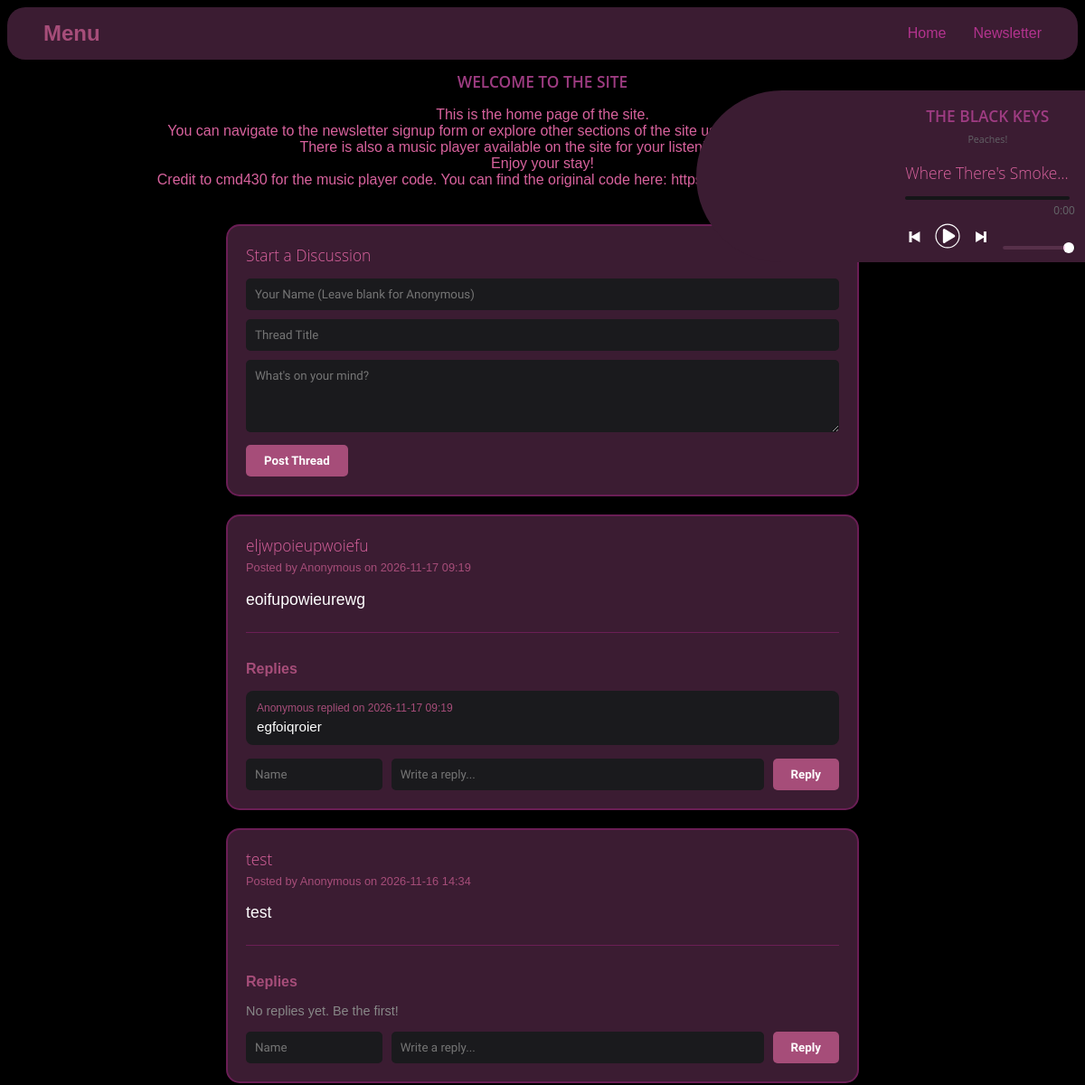
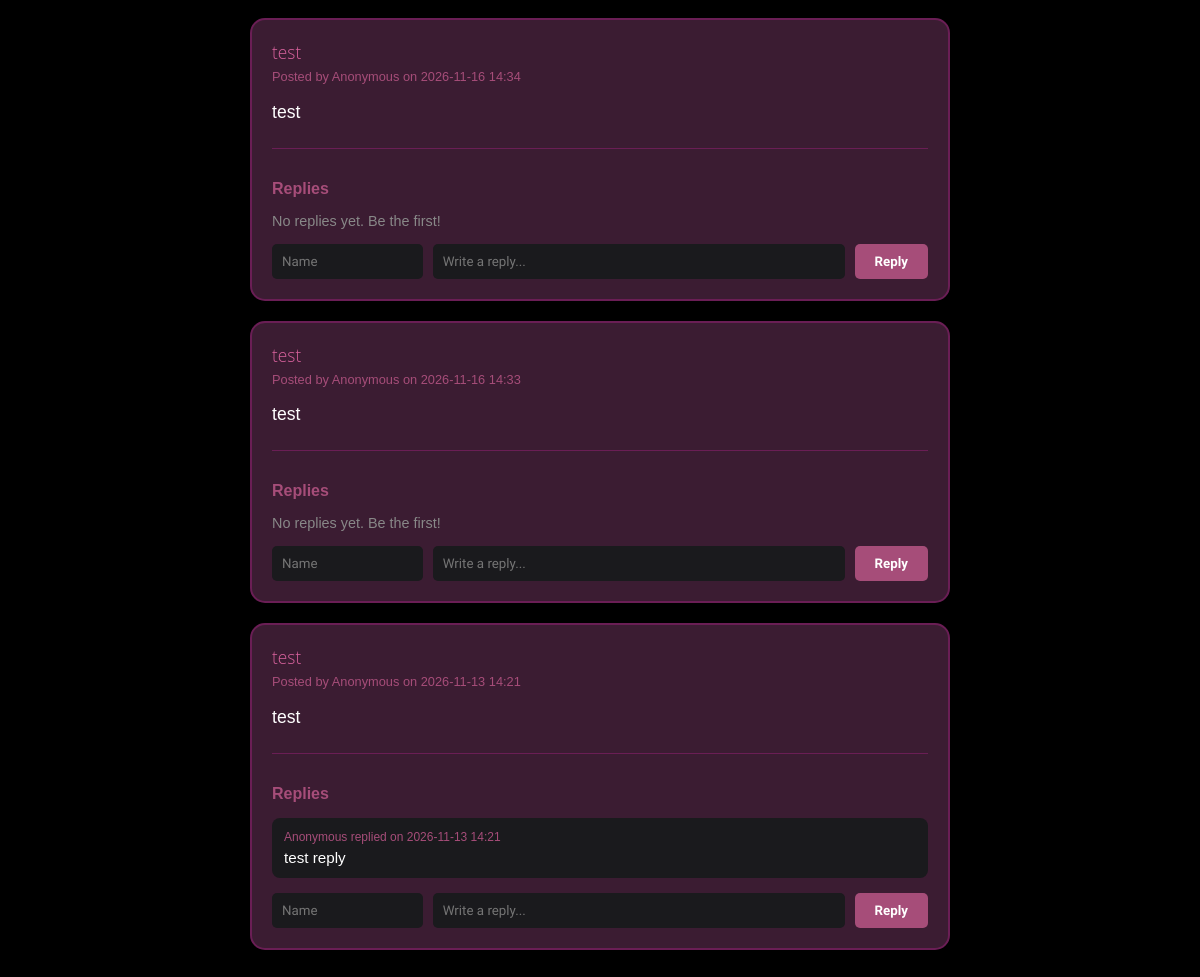
The page / on the database its author committed (2 pictures, top to bottom).
### app.py (models this page shows)
class Thread(db.Model):
    id = db.Column(db.Integer, primary_key=True)
    username = db.Column(db.String(50), nullable=False, default="Anonymous")
    title = db.Column(db.String(100), nullable=False)
    content = db.Column(db.Text, nullable=False)
    created_at = db.Column(db.DateTime, default=datetime.now)
    replies = db.relationship('Reply', backref='thread', lazy=True, cascade="all, delete-orphan")

class Reply(db.Model):
    id = db.Column(db.Integer, primary_key=True)
    thread_id = db.Column(db.Integer, db.ForeignKey('thread.id'), nullable=False)
    username = db.Column(db.String(50), nullable=False, default="Anonymous")
    content = db.Column(db.Text, nullable=False)
    created_at = db.Column(db.DateTime, default=datetime.now)

### app.py (the view, shortened to what this page needs)
@app.route('/', methods=['GET', 'POST'])
def index():
    threads = Thread.query.order_by(Thread.created_at.desc()).all()
    return render_template('index.html', threads=threads)

### templates/index.html (shortened to what this page needs)
<!DOCTYPE html>
<html lang="en">
<head>
  <link rel="stylesheet" href="{{ url_for('static', filename='styles.css') }}">
</head>
<body>
  <nav class="navbar">
    <div class="logo">Menu</div>
    <ul class="nav-links">
        <li><a href="/">Home</a></li>
        <li><a href="/form">Newsletter</a></li>
    </ul>
  </nav>
  <h1>Welcome to the Site</h1>
  <p>
  This is the home page of the site. <br> You can navigate to the newsletter signup form or explore other sections of the site using the navigation menu above. <br> There is also a music player available on the site for your listening pleasure. <br> Enjoy your stay! <br> Credit to cmd430 for the music player code. You can find the original code here: https://codepen.io/cmd430/pen/ZYqPea.
  </p>
  <div class="forum-container">
      <div class="forum-card">
          <h2 style="margin-top: 0;">Start a Discussion</h2>
          <form method="POST">
              <input type="text" name="username" class="forum-input" placeholder="Your Name (Leave blank for Anonymous)">
              <input type="text" name="title" class="forum-input" placeholder="Thread Title" required>
              <textarea name="content" class="forum-input" placeholder="What's on your mind?" required rows="4"></textarea>
              <button type="submit" class="forum-btn">Post Thread</button>
          </form>
      </div>
      <div>
          {% for thread in threads %}
          <div class="forum-card">
              <h2 style="margin-top: 0; margin-bottom: 5px;">{{ thread.title }}</h2>
              <div class="thread-date">Posted by {{ thread.username }} on {{ thread.created_at.strftime('%Y-%m-%d %H:%M') }}</div>
              <p style="color: white; font-size: 1.1em;">{{ thread.content }}</p>
              <div style="margin-top: 25px; border-top: 1px solid #6A1E55; padding-top: 15px;">
                  <h3 style="color: #A64D79; font-size: 1em; margin-bottom: 15px;">Replies</h3>
                  {% for reply in thread.replies %}
                  <div class="reply-card">
                      <div class="thread-date" style="font-size: 0.75em;">{{ reply.username }} replied on {{ reply.created_at.strftime('%Y-%m-%d %H:%M') }}</div>
                      <p style="color: white; margin: 5px 0 0 0; font-size: 0.95em;">{{ reply.content }}</p>
                  </div>
                  {% else %}
                  <p style="font-size: 0.9em; color: #888;">No replies yet. Be the first!</p>
                  {% endfor %}
                  <form method="POST">
                      <div class="reply-form-row">
                          <input type="text" name="username" class="forum-input" placeholder="Name" style="flex: 1;">
                          <input type="text" name="content" class="forum-input" placeholder="Write a reply..." required style="flex: 3;">
                          <button type="submit" class="forum-btn">Reply</button>
                      </div>
                  </form>
              </div>
          </div>
          {% else %}
          <p style="text-align: center; color: white;">No discussions yet. Start the first thread!</p>
          {% endfor %}
      </div>
  </div>
  <div class="player">
    <span id="arm"></span>
    <ul>
      <li class="artwork">
      </li>
      <li class="info">
        <h1 id="artist">loading</h1>
        <h4 id="album">loading</h4>
        <h2 id="song">loading</h2>
        <div class="button-items">
          <div id="slider">
          </div>
          <p id="timer">0:00</p>
          <div class="controls">
            <span class="expend">
              <svg id="previous" class="step-backward" viewBox="0 0 25 25" xml:space="preserve">
                <g>
                  <polygon points="4.9,4.3 9,4.3 9,11.6 21.4,4.3 21.4,20.7 9,13.4 9,20.7 4.9,20.7"/>
                </g>
              </svg>
            </span>
            <span class="expend">
              <svg id="next" class="step-foreward" viewBox="0 0 25 25" xml:space="preserve">
                <g>
                  <polygon points="20.7,4.3 16.6,4.3 16.6,11.6 4.3,4.3 4.3,20.7 16.7,13.4 16.6,20.7 20.7,20.7"/>
                </g>
              </svg>
            </span>
            <div class="slider">
              <input type="range" id="volume" min="0" max="1" step="0.01" value="1" />
            </div>
          </div>
        </div>
      </li>
    </ul>
  </div>
</body>
</html>

### static/styles.css (style rules this page uses)
body { margin: 10; font-family: Arial, sans-serif; text-align: center; background-color: #000000; }
.navbar { display: flex; justify-content: space-between; align-items: center; background-color: #3B1C32; padding: 15px 40px; position: sticky; top: 0; border-radius: 20px; }
.logo { color: #A64D79; font-size: 24px; font-weight: bold; }
.nav-links { list-style: none; display: flex; gap: 30px; margin: 0; padding: 0; }
.nav-links a { color: #b3338e; text-decoration: none; font-size: 16px; transition: color 0.3s ease; }
p { color: #d8629d; }
h1 { font-family: 'Open Sans', sans-serif; font-size: 13pt; font-weight: 600; text-transform: uppercase; color: #9e3c82; cursor: default; }
h4 { font-family: 'Open Sans', sans-serif; font-size: 8pt; font-weight: 400; cursor: default; }
h2 { font-family: 'Open Sans', sans-serif; font-size: 13pt; font-weight: 300; color: rgb(216, 98, 157); cursor: default; }
.player { position: fixed; top: 100px; right: 0; z-index: 9999; border-radius: 0; border-top-left-radius: 100px; border-bottom-left-radius: 100px; height: 190px; width: 430px; background-color: rgb(59, 28, 50); -webkit-touch-callout: none; -webkit-user-select: none; -moz-user-select: none; -ms-user-select: none; user-select: none; }
.player ul { list-style: none; }
.player ul li { display: inline-block; }
#arm { width: 90px; height: 90px; position: absolute; z-index: 1; top: 15px; left: 110px; transform-origin: 77.5% 18.5%; transform: rotate(-45deg); background-image: url(https://i.imgur.com/Bzzqadh.png); background-size: cover; }
.artwork { position: absolute; top: 0; left: 0; height: 190px; width: 190px; background: url(https://i.imgur.com/3idGgyU.png), url(https://i.imgur.com/Fu2Oezw.png) center no-repeat; background-size: 190px, 75px !important; }
.info h1 { margin: 0 0 -10px; margin-left: 180px; width: 182px; overflow: hidden; white-space: nowrap; text-overflow: ellipsis; }
.info h4 { line-height: 20px; color: rgb(99, 99, 103); margin-left: 180px; width: 182px; overflow: hidden; white-space: nowrap; text-overflow: ellipsis; }
.info h2 { margin-left: 180px; width: 182px; overflow: hidden; white-space: nowrap; text-overflow: ellipsis; }
.button-items { margin-left: 180px; }
#slider { width: 182px; height: 4px; background: rgb(21, 21, 24); border-radius: 2px; overflow: hidden; }
#timer { color: rgb(99, 99, 103); line-height: 0; font-size: 9pt; float: right; font-family: Arial, Sans-Serif; }
.controls { margin-top: 25px; }
.controls svg:nth-child(2) { margin-left: 5px; margin-right: 5px; }
#play { padding: 0 3px; width: 30px; height: 30px; x: 0px; y: 0px; enable-background: new 0 0 25 25; }
.step-backward { width: 18px; height: 18px; x: 0px; y: 0px; enable-background: new 0 0 25 25; margin-bottom: 5px; }
.step-foreward { width: 18px; height: 18px; x: 0px; y: 0px; enable-background: new 0 0 25 25; margin-bottom: 5px; }
.expend { padding: 0.5px; cursor: pointer; }
.slider { width: 80px; position: relative; display: inline-block; margin: 4px 0 0 10px; }
input[type="range"] { -webkit-appearance: none; -webkit-tap-highlight-color: rgba(255, 255, 255, 0); width: 100%; box-sizing: border-box; height: 4px; margin: 0; border: none; border-radius: 14px; padding: 0px 1px; background: rgb(21, 21, 24); outline: none; }

### templates/index.html (style rules this page uses)
.forum-container { max-width: 700px; margin: 40px auto; text-align: left; }
.forum-card { background-color: #3B1C32; padding: 20px; border-radius: 15px; margin-bottom: 20px; border: 2px solid #6A1E55; }
.forum-input { width: 100%; padding: 10px; margin-bottom: 10px; border-radius: 5px; border: none; background-color: #1A1A1D; color: white; box-sizing: border-box; font-family: 'Atkinson Hyperlegible', sans-serif; }
.forum-btn { background-color: #A64D79; color: white; padding: 10px 20px; border: none; border-radius: 5px; cursor: pointer; font-weight: bold; font-family: 'Atkinson Hyperlegible', sans-serif; }
.thread-date { font-size: 0.8em; color: #A64D79; }
.reply-card { background-color: #1A1A1D; padding: 12px; border-radius: 8px; margin-bottom: 10px; }
.reply-form-row { display: flex; gap: 10px; margin-top: 15px; }
.reply-form-row .forum-input { margin-bottom: 0; }

### rows shown on the page
Thread: title "eljwpoieupwoiefu", username "Anonymous", created_at "2026-11-17 09:19", content "eoifupowieurewg"
Reply: username "Anonymous", created_at "2026-11-17 09:19", content "egfoiqroier"
Thread: title "test", username "Anonymous", created_at "2026-11-16 14:34", content "test"
Thread: title "test", username "Anonymous", created_at "2026-11-16 14:34", content "test"
Thread: title "test", username "Anonymous", created_at "2026-11-16 14:33", content "test"
Thread: title "test", username "Anonymous", created_at "2026-11-13 14:21", content "test"
Reply: username "Anonymous", created_at "2026-11-13 14:21", content "test reply"
